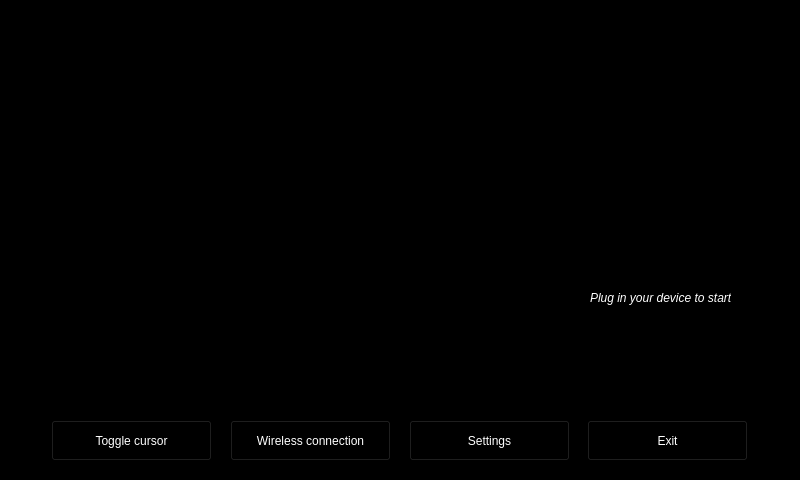
<?xml version="1.0" encoding="UTF-8"?>
<ui version="4.0">
 <class>MainWindow</class>
 <widget class="QMainWindow" name="MainWindow">
  <property name="geometry">
   <rect>
    <x>0</x>
    <y>0</y>
    <width>800</width>
    <height>480</height>
   </rect>
  </property>
  <property name="windowTitle">
   <string>MainWindow</string>
  </property>
  <property name="autoFillBackground">
   <bool>false</bool>
  </property>
  <property name="styleSheet">
   <string notr="true">background-color: rgb(0,0,0);
color: rgb(255,255,255);</string>
  </property>
  <widget class="QWidget" name="centralwidget">
   <widget class="QPushButton" name="pushButtonSettings">
    <property name="geometry">
     <rect>
      <x>409</x>
      <y>420</y>
      <width>161</width>
      <height>41</height>
     </rect>
    </property>
    <property name="text">
     <string>Settings</string>
    </property>
    <property name="autoDefault">
     <bool>false</bool>
    </property>
    <property name="default">
     <bool>false</bool>
    </property>
   </widget>
   <widget class="QPushButton" name="pushButtonExit">
    <property name="geometry">
     <rect>
      <x>587</x>
      <y>420</y>
      <width>161</width>
      <height>41</height>
     </rect>
    </property>
    <property name="text">
     <string>Exit</string>
    </property>
    <property name="autoDefault">
     <bool>false</bool>
    </property>
   </widget>
   <widget class="QPushButton" name="pushButtonToggleCursor">
    <property name="geometry">
     <rect>
      <x>51</x>
      <y>420</y>
      <width>161</width>
      <height>41</height>
     </rect>
    </property>
    <property name="text">
     <string>Toggle cursor</string>
    </property>
    <property name="autoDefault">
     <bool>false</bool>
    </property>
    <property name="default">
     <bool>false</bool>
    </property>
   </widget>
   <widget class="QPushButton" name="pushButtonWirelessConnection">
    <property name="geometry">
     <rect>
      <x>230</x>
      <y>420</y>
      <width>161</width>
      <height>41</height>
     </rect>
    </property>
    <property name="text">
     <string>Wireless connection</string>
    </property>
    <property name="autoDefault">
     <bool>false</bool>
    </property>
    <property name="default">
     <bool>false</bool>
    </property>
   </widget>
   <widget class="QLabel" name="androidAutoLogo">
    <property name="geometry">
     <rect>
      <x>80</x>
      <y>150</y>
      <width>420</width>
      <height>185</height>
     </rect>
    </property>
    <property name="text">
     <string>&lt;html&gt;&lt;head/&gt;&lt;body&gt;&lt;p&gt;&lt;img src=&quot;:/android_auto_logo.png&quot;/&gt;&lt;/p&gt;&lt;/body&gt;&lt;/html&gt;</string>
    </property>
   </widget>
   <widget class="QLabel" name="loading">
    <property name="geometry">
     <rect>
      <x>620</x>
      <y>190</y>
      <width>82</width>
      <height>82</height>
     </rect>
    </property>
    <property name="text">
     <string>&lt;html&gt;&lt;head&gt;&lt;style&gt;.spinner {
  margin: 100px auto;
  width: 40px;
  height: 40px;
  position: relative;
  text-align: center;
  
  -webkit-animation: sk-rotate 2.0s infinite linear;
  animation: sk-rotate 2.0s infinite linear;
}

.dot1, .dot2 {
  width: 60%;
  height: 60%;
  display: inline-block;
  position: absolute;
  top: 0;
  background-color: #333;
  border-radius: 100%;
  
  -webkit-animation: sk-bounce 2.0s infinite ease-in-out;
  animation: sk-bounce 2.0s infinite ease-in-out;
}

.dot2 {
  top: auto;
  bottom: 0;
  -webkit-animation-delay: -1.0s;
  animation-delay: -1.0s;
}

@-webkit-keyframes sk-rotate { 100% { -webkit-transform: rotate(360deg) }}
@keyframes sk-rotate { 100% { transform: rotate(360deg); -webkit-transform: rotate(360deg) }}

@-webkit-keyframes sk-bounce {
  0%, 100% { -webkit-transform: scale(0.0) }
  50% { -webkit-transform: scale(1.0) }
}

@keyframes sk-bounce {
  0%, 100% { 
    transform: scale(0.0);
    -webkit-transform: scale(0.0);
  } 50% { 
    transform: scale(1.0);
    -webkit-transform: scale(1.0);
  }
}&lt;/style&gt;&lt;/head&gt;&lt;body&gt;&lt;div class=&quot;spinner&quot;&gt;
  &lt;div class=&quot;dot1&quot;&gt;&lt;/div&gt;
  &lt;div class=&quot;dot2&quot;&gt;&lt;/div&gt;
&lt;/div&gt;&lt;/body&gt;&lt;/html&gt;</string>
    </property>
   </widget>
   <widget class="QLabel" name="loadingText">
    <property name="geometry">
     <rect>
      <x>590</x>
      <y>290</y>
      <width>141</width>
      <height>16</height>
     </rect>
    </property>
    <property name="font">
     <font>
      <italic>true</italic>
     </font>
    </property>
    <property name="text">
     <string>Plug in your device to start</string>
    </property>
   </widget>
  </widget>
 </widget>
 <tabstops>
  <tabstop>pushButtonToggleCursor</tabstop>
  <tabstop>pushButtonWirelessConnection</tabstop>
  <tabstop>pushButtonSettings</tabstop>
  <tabstop>pushButtonExit</tabstop>
 </tabstops>
 <resources/>
 <connections/>
</ui>
